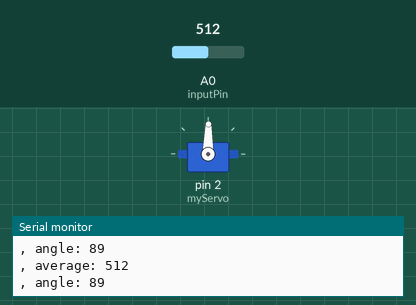
This sketch was run on a simulated Arduino Uno, built with avr-gcc and run on an emulated ATmega328P. On the bench: servo, the last lines printed to the serial monitor. The test bench sets the inputs (shaded band); at power-on: A0 (inputPin) = 512.

Above: at 1.2 s.
1.3 s: A0 (inputPin) set to 563
At 1.52 s:
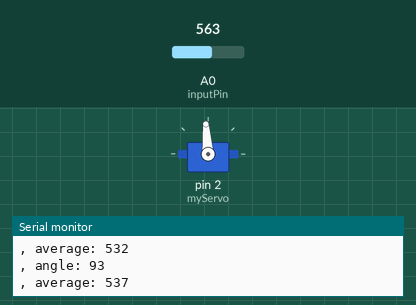
4.3 s: A0 (inputPin) set to 572
At 5.3 s:
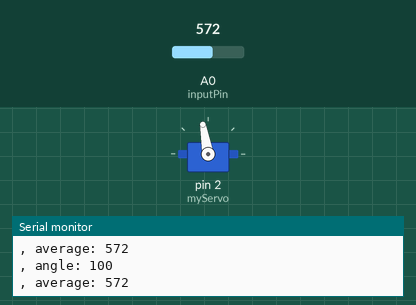
6.1 s: A0 (inputPin) set to 985
At 7.0 s:
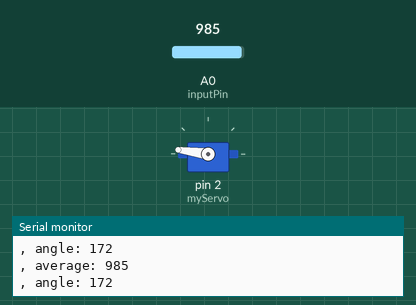
7.9 s: A0 (inputPin) set to 1017
At 9.0 s:
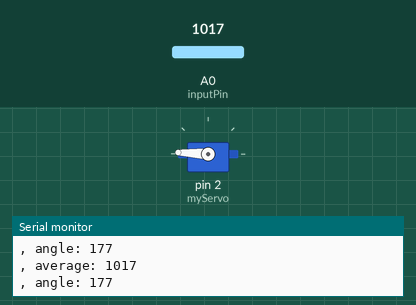
10.9 s: A0 (inputPin) set to 716
At 12.0 s:
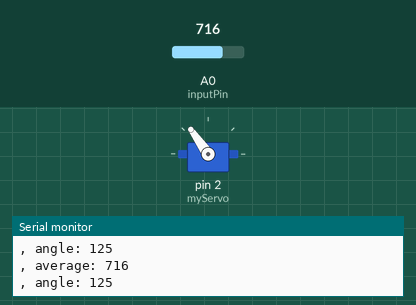
12.7 s: A0 (inputPin) set to 249
At 13.4 s:
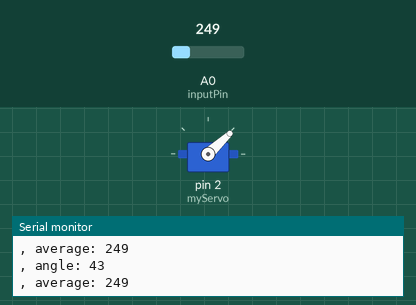
14.5 s: A0 (inputPin) set to 223
Timing chart, 0 to 17.2 s (numbered marks = the images above; inputs shaded):
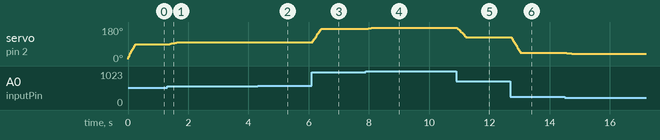

The sketch:

Smoothing_Test_0730.ino
```cpp
#include <Servo.h>

Servo myServo;

const int numReadings = 10;
int readings[numReadings];      // the readings from the analog input
int readIndex = 0;              // the index of the current reading
int total = 0;                  // the running total
int average = 0;                // the average

int const inputPin = A0;
int pot1 = 0;
int potVal = 0;
int angle;


void setup() {
  myServo.attach(2);
  // initialize serial communication with computer:
  Serial.begin(9600);
  // initialize all the readings to 0:
  for (int thisReading = 0; thisReading < numReadings; thisReading++) {
    readings[thisReading] = 0;
  }
}

void loop() {
  // subtract the last reading:
  total = total - readings[readIndex];
  // read from the sensor:
  readings[readIndex] = analogRead(inputPin);
  // add the reading to the total:
  total = total + readings[readIndex];
  // advance to the next position in the array:
  readIndex = readIndex + 1;

  // if we're at the end of the array...
  if (readIndex >= numReadings) {
    // ...wrap around to the beginning:
    readIndex = 0;
  }

  // calculate the average:
  average = total / numReadings;
  // send it to the computer as ASCII digits
  angle = map(average, 0, 1023, 0, 179);
  Serial.print(", average: ");
  Serial.println(average);


  Serial.print(", angle: ");
  Serial.println(angle);
  myServo.write(angle);

  delay(1);        // delay in between reads for stability

}
```

Measured:
- after the input at 1.3 s, servo on pin 2 (myServo): moves from 89° to 98° over 0.27 s, starting after 0.05 s
- after the input at 4.3 s, servo on pin 2 (myServo): 98° → 99° after 0.12 s, → 100° 0.18 s later
- after the input at 6.1 s, servo on pin 2 (myServo): moves from 100° to 172° over 0.28 s, starting at once
- after the input at 7.9 s, servo on pin 2 (myServo): 172° → 173° after 0.08 s, → 175° 0.06 s later, → 176° 0.10 s later, → 177° 0.06 s later
- after the input at 10.9 s, servo on pin 2 (myServo): moves from 177° to 125° over 0.28 s, starting at once
- after the input at 12.7 s, servo on pin 2 (myServo): moves from 125° to 43° over 0.27 s, starting after 0.05 s
- after the input at 14.5 s, servo on pin 2 (myServo): 43° → 42° after 0.06 s, → 41° 0.06 s later, → 40° 0.06 s later, → 39° 0.06 s later
